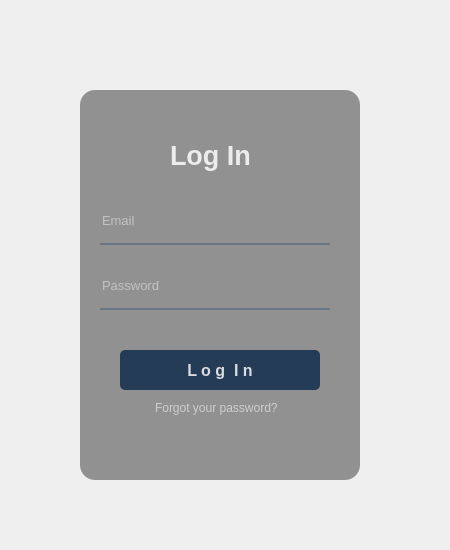
<?xml version="1.0" encoding="UTF-8"?>
<ui version="4.0">
 <class>Form</class>
 <widget class="QWidget" name="Form">
  <property name="geometry">
   <rect>
    <x>0</x>
    <y>0</y>
    <width>450</width>
    <height>550</height>
   </rect>
  </property>
  <property name="windowTitle">
   <string>Form</string>
  </property>
  <widget class="QWidget" name="widget" native="true">
   <property name="geometry">
    <rect>
     <x>40</x>
     <y>40</y>
     <width>370</width>
     <height>480</height>
    </rect>
   </property>
   <property name="styleSheet">
    <string notr="true">QPushButton#pushButton{
	
	background-color: qlineargradient(spread:pad, x1:0, y1:0.505682, x2:1, y2:0477, stop:0 rgba(20, 47, 78, 219), stop:1 rgba(85, 98 , 112, 226));
	color: rgba(255, 255, 255, 210);
	border-radius:5px;
}
QPushButton#pushButton:hover{
	
	background-color: qlineargradient(spread:pad, x1:0, y1:0.505682, x2:1, y2:0477, stop:0 rgba(40, 67, 98, 219), stop:1 rgba(105, 118 , 132, 226));
	
}
QPushButton#pushButton:pressed{
	padding-left:5px;
	padding-top:5px;
	background-color:rgba(105, 118, 132, 200);
}
</string>
   </property>
   <widget class="QLabel" name="label">
    <property name="geometry">
     <rect>
      <x>30</x>
      <y>30</y>
      <width>300</width>
      <height>420</height>
     </rect>
    </property>
    <property name="styleSheet">
     <string notr="true">border-image: url(:/images/background.png);
border-radius: 20px</string>
    </property>
    <property name="text">
     <string/>
    </property>
   </widget>
   <widget class="QLabel" name="label_2">
    <property name="geometry">
     <rect>
      <x>30</x>
      <y>30</y>
      <width>300</width>
      <height>420</height>
     </rect>
    </property>
    <property name="styleSheet">
     <string notr="true">background-color: qradialgradient(spread:pad, x1:0, y1:0, x2:0, y2:0.715909, stop:0.375 rgba(0, 0, 0, 50), stop:0.835227 rgba(0, 0, 0, 75));
border-radius: 20px</string>
    </property>
    <property name="text">
     <string/>
    </property>
   </widget>
   <widget class="QLabel" name="label_3">
    <property name="geometry">
     <rect>
      <x>40</x>
      <y>50</y>
      <width>280</width>
      <height>390</height>
     </rect>
    </property>
    <property name="styleSheet">
     <string notr="true">background-color:rgba(0, 0, 0, 100);
border-radius:15px</string>
    </property>
    <property name="text">
     <string/>
    </property>
   </widget>
   <widget class="QLabel" name="label_4">
    <property name="geometry">
     <rect>
      <x>130</x>
      <y>95</y>
      <width>111</width>
      <height>40</height>
     </rect>
    </property>
    <property name="font">
     <font>
      <pointsize>20</pointsize>
      <weight>75</weight>
      <bold>true</bold>
     </font>
    </property>
    <property name="styleSheet">
     <string notr="true">color:rgba(255, 255, 255, 210);</string>
    </property>
    <property name="text">
     <string>Log In</string>
    </property>
   </widget>
   <widget class="QLineEdit" name="lineEdit">
    <property name="geometry">
     <rect>
      <x>60</x>
      <y>165</y>
      <width>230</width>
      <height>40</height>
     </rect>
    </property>
    <property name="font">
     <font>
      <pointsize>10</pointsize>
     </font>
    </property>
    <property name="styleSheet">
     <string notr="true">background-color:rgba(0,0,0,0);
border:none;
border-bottom:2px solid rgba(105, 118, 132, 255);
color:rgba(255,255,255,230);
padding-bottom:7px;
</string>
    </property>
    <property name="placeholderText">
     <string>Email</string>
    </property>
   </widget>
   <widget class="QLineEdit" name="lineEdit_2">
    <property name="geometry">
     <rect>
      <x>60</x>
      <y>230</y>
      <width>230</width>
      <height>40</height>
     </rect>
    </property>
    <property name="font">
     <font>
      <pointsize>10</pointsize>
     </font>
    </property>
    <property name="styleSheet">
     <string notr="true">background-color:rgba(0,0,0,0);
border:none;
border-bottom:2px solid rgba(105, 118, 132, 255);
color:rgba(255,255,255,230);
padding-bottom:7px;
</string>
    </property>
    <property name="echoMode">
     <enum>QLineEdit::Password</enum>
    </property>
    <property name="placeholderText">
     <string>Password</string>
    </property>
   </widget>
   <widget class="QPushButton" name="pushButton">
    <property name="geometry">
     <rect>
      <x>80</x>
      <y>310</y>
      <width>200</width>
      <height>40</height>
     </rect>
    </property>
    <property name="font">
     <font>
      <pointsize>12</pointsize>
      <weight>75</weight>
      <bold>true</bold>
     </font>
    </property>
    <property name="text">
     <string>L o g  I n</string>
    </property>
   </widget>
   <widget class="QLabel" name="label_5">
    <property name="geometry">
     <rect>
      <x>115</x>
      <y>360</y>
      <width>131</width>
      <height>16</height>
     </rect>
    </property>
    <property name="styleSheet">
     <string notr="true">color:rgba(255, 255, 255, 140);</string>
    </property>
    <property name="text">
     <string>Forgot your password?</string>
    </property>
   </widget>
  </widget>
 </widget>
 <resources>
  <include location="res.qrc"/>
 </resources>
 <connections/>
</ui>
